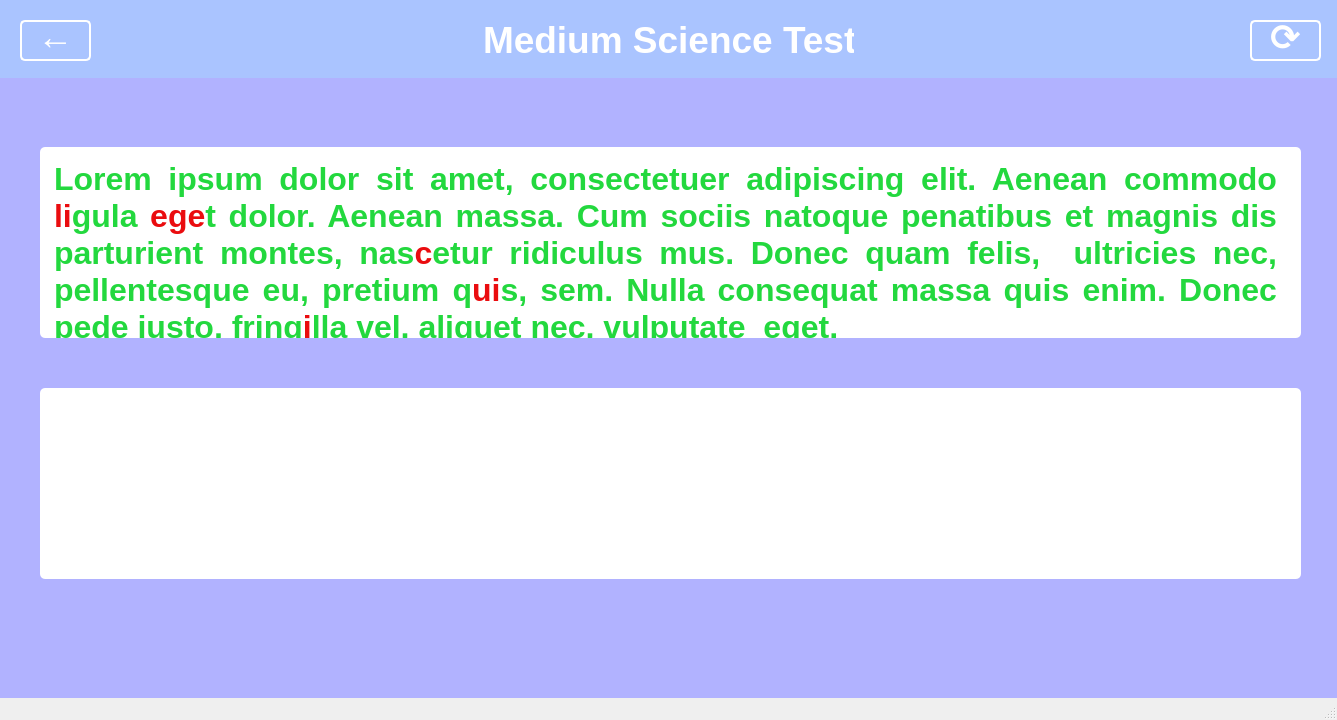
<?xml version="1.0" encoding="UTF-8"?>
<ui version="4.0">
 <class>MainWindow</class>
 <widget class="QMainWindow" name="MainWindow">
  <property name="geometry">
   <rect>
    <x>0</x>
    <y>0</y>
    <width>1337</width>
    <height>720</height>
   </rect>
  </property>
  <property name="maximumSize">
   <size>
    <width>1337</width>
    <height>720</height>
   </size>
  </property>
  <property name="windowTitle">
   <string>MainWindow</string>
  </property>
  <widget class="QWidget" name="centralwidget">
   <widget class="QWidget" name="heading_background" native="true">
    <property name="geometry">
     <rect>
      <x>0</x>
      <y>0</y>
      <width>1337</width>
      <height>78</height>
     </rect>
    </property>
    <property name="styleSheet">
     <string notr="true">background-color: #AAC4FF
</string>
    </property>
    <widget class="QPushButton" name="return_btn">
     <property name="geometry">
      <rect>
       <x>20</x>
       <y>20</y>
       <width>71</width>
       <height>41</height>
      </rect>
     </property>
     <property name="styleSheet">
      <string notr="true">border: 2px solid white;
border-radius: 5px;
color: white;
font-size: 36px;
padding-bottom: 9px; 
font-weight: bold;
text-align: center;</string>
     </property>
     <property name="text">
      <string>←</string>
     </property>
    </widget>
    <widget class="QPushButton" name="restart_btn">
     <property name="geometry">
      <rect>
       <x>1250</x>
       <y>20</y>
       <width>71</width>
       <height>41</height>
      </rect>
     </property>
     <property name="styleSheet">
      <string notr="true">border: 2px solid white;
border-radius: 5px;
color: white;
font-size: 36px;
padding-bottom: 7px; 
font-weight: bold;
text-align: center;</string>
     </property>
     <property name="text">
      <string>⟳</string>
     </property>
    </widget>
    <widget class="QLabel" name="heading_label">
     <property name="geometry">
      <rect>
       <x>483</x>
       <y>0</y>
       <width>371</width>
       <height>81</height>
      </rect>
     </property>
     <property name="text">
      <string>&lt;html&gt;&lt;head/&gt;&lt;body&gt;&lt;p align=&quot;center&quot;&gt;&lt;span style=&quot; font-family:'Bahnschrift'; font-size:28pt; font-weight:600; color:#ffffff;&quot;&gt;Medium Science Test&lt;/span&gt;&lt;/p&gt;&lt;/body&gt;&lt;/html&gt;</string>
     </property>
    </widget>
   </widget>
   <widget class="QWidget" name="background" native="true">
    <property name="geometry">
     <rect>
      <x>0</x>
      <y>78</y>
      <width>1337</width>
      <height>642</height>
     </rect>
    </property>
    <property name="styleSheet">
     <string notr="true">background-color: #B1B2FF;
</string>
    </property>
    <widget class="QWidget" name="text_area_background" native="true">
     <property name="geometry">
      <rect>
       <x>40</x>
       <y>69</y>
       <width>1261</width>
       <height>191</height>
      </rect>
     </property>
     <property name="styleSheet">
      <string notr="true">font-size: 48pt;
background-color: #fff;
border-radius: 5px;
</string>
     </property>
     <widget class="QTextEdit" name="text_area">
      <property name="geometry">
       <rect>
        <x>10</x>
        <y>10</y>
        <width>1231</width>
        <height>421</height>
       </rect>
      </property>
      <property name="html">
       <string>&lt;!DOCTYPE HTML PUBLIC &quot;-//W3C//DTD HTML 4.0//EN&quot; &quot;http://www.w3.org/TR/REC-html40/strict.dtd&quot;&gt;
&lt;html&gt;&lt;head&gt;&lt;meta name=&quot;qrichtext&quot; content=&quot;1&quot; /&gt;&lt;style type=&quot;text/css&quot;&gt;
p, li { white-space: pre-wrap; }
&lt;/style&gt;&lt;/head&gt;&lt;body style=&quot; font-family:'MS Shell Dlg 2'; font-size:48pt; font-weight:400; font-style:normal;&quot;&gt;
&lt;p align=&quot;justify&quot; style=&quot; margin-top:0px; margin-bottom:0px; margin-left:0px; margin-right:0px; -qt-block-indent:0; text-indent:0px;&quot;&gt;&lt;span style=&quot; font-family:'Bahnschrift'; font-size:24pt; font-weight:600; color:#23d83e;&quot;&gt;Lorem ipsum dolor sit amet, consectetuer adipiscing elit. Aenean commodo &lt;/span&gt;&lt;span style=&quot; font-family:'Bahnschrift'; font-size:24pt; font-weight:600; color:#ea0c0f;&quot;&gt;li&lt;/span&gt;&lt;span style=&quot; font-family:'Bahnschrift'; font-size:24pt; font-weight:600; color:#23d83e;&quot;&gt;gula &lt;/span&gt;&lt;span style=&quot; font-family:'Bahnschrift'; font-size:24pt; font-weight:600; color:#ea0c0f;&quot;&gt;ege&lt;/span&gt;&lt;span style=&quot; font-family:'Bahnschrift'; font-size:24pt; font-weight:600; color:#23d83e;&quot;&gt;t dolor. Aenean massa. Cum sociis natoque penatibus et magnis dis parturient montes, nas&lt;/span&gt;&lt;span style=&quot; font-family:'Bahnschrift'; font-size:24pt; font-weight:600; color:#ea0c0f;&quot;&gt;c&lt;/span&gt;&lt;span style=&quot; font-family:'Bahnschrift'; font-size:24pt; font-weight:600; color:#23d83e;&quot;&gt;etur ridiculus mus. Donec quam felis,  ultricies nec, pellentesque eu, pretium q&lt;/span&gt;&lt;span style=&quot; font-family:'Bahnschrift'; font-size:24pt; font-weight:600; color:#ea0c0f;&quot;&gt;ui&lt;/span&gt;&lt;span style=&quot; font-family:'Bahnschrift'; font-size:24pt; font-weight:600; color:#23d83e;&quot;&gt;s, sem. Nulla consequat massa quis enim. Donec pede justo, fring&lt;/span&gt;&lt;span style=&quot; font-family:'Bahnschrift'; font-size:24pt; font-weight:600; color:#ea0c0f;&quot;&gt;i&lt;/span&gt;&lt;span style=&quot; font-family:'Bahnschrift'; font-size:24pt; font-weight:600; color:#23d83e;&quot;&gt;lla vel, aliquet nec, vulputate  eget,&lt;/span&gt;&lt;span style=&quot; font-family:'Bahnschrift'; font-size:24pt; font-weight:600;&quot;&gt; &lt;/span&gt;&lt;/p&gt;&lt;/body&gt;&lt;/html&gt;</string>
      </property>
     </widget>
    </widget>
    <widget class="QWidget" name="text_area_background_2" native="true">
     <property name="geometry">
      <rect>
       <x>40</x>
       <y>310</y>
       <width>1261</width>
       <height>191</height>
      </rect>
     </property>
     <property name="styleSheet">
      <string notr="true">font-size: 48pt;
background-color: #fff;
border-radius: 5px;
</string>
     </property>
     <widget class="QTextEdit" name="text_area_2">
      <property name="geometry">
       <rect>
        <x>10</x>
        <y>10</y>
        <width>1231</width>
        <height>461</height>
       </rect>
      </property>
      <property name="html">
       <string>&lt;!DOCTYPE HTML PUBLIC &quot;-//W3C//DTD HTML 4.0//EN&quot; &quot;http://www.w3.org/TR/REC-html40/strict.dtd&quot;&gt;
&lt;html&gt;&lt;head&gt;&lt;meta name=&quot;qrichtext&quot; content=&quot;1&quot; /&gt;&lt;style type=&quot;text/css&quot;&gt;
p, li { white-space: pre-wrap; }
&lt;/style&gt;&lt;/head&gt;&lt;body style=&quot; font-family:'MS Shell Dlg 2'; font-size:48pt; font-weight:400; font-style:normal;&quot;&gt;
&lt;p align=&quot;justify&quot; style=&quot;-qt-paragraph-type:empty; margin-top:0px; margin-bottom:0px; margin-left:0px; margin-right:0px; -qt-block-indent:0; text-indent:0px;&quot;&gt;&lt;br /&gt;&lt;/p&gt;&lt;/body&gt;&lt;/html&gt;</string>
      </property>
     </widget>
    </widget>
   </widget>
  </widget>
  <widget class="QMenuBar" name="menubar">
   <property name="geometry">
    <rect>
     <x>0</x>
     <y>0</y>
     <width>1337</width>
     <height>22</height>
    </rect>
   </property>
  </widget>
  <widget class="QStatusBar" name="statusbar"/>
 </widget>
 <resources/>
 <connections/>
</ui>
